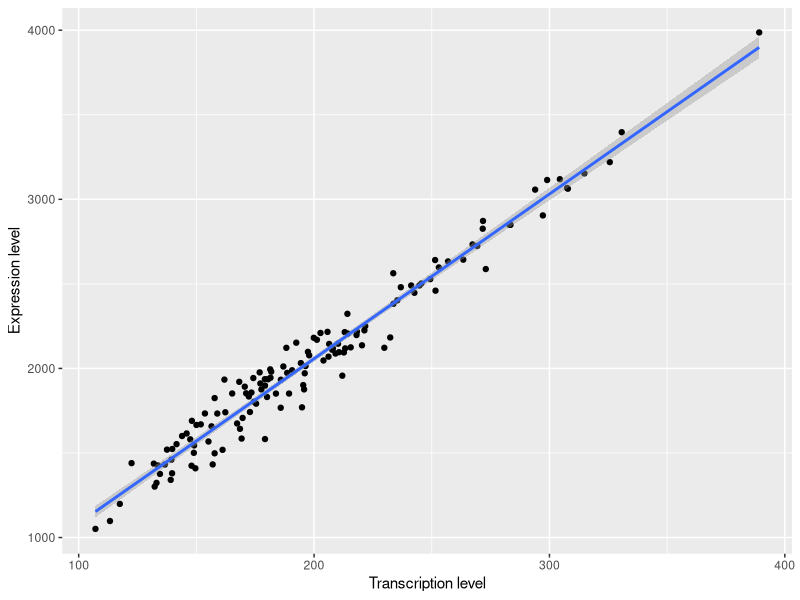
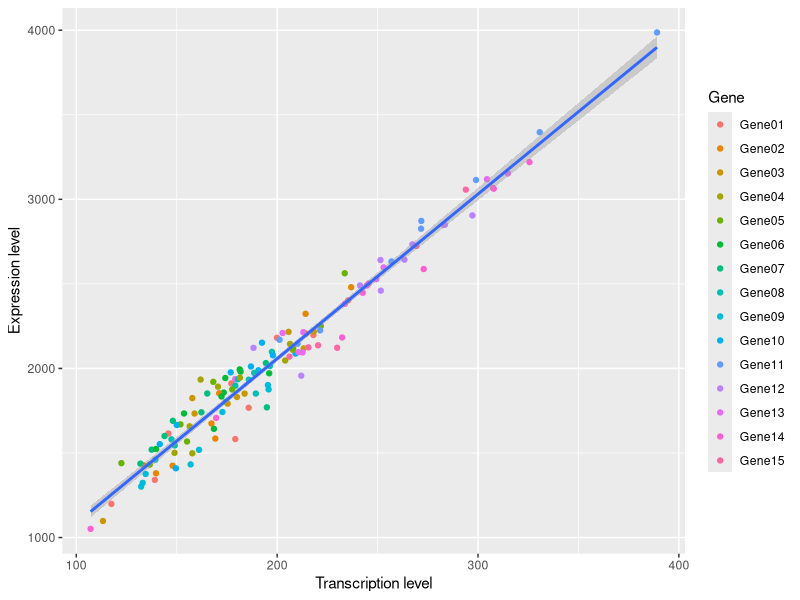
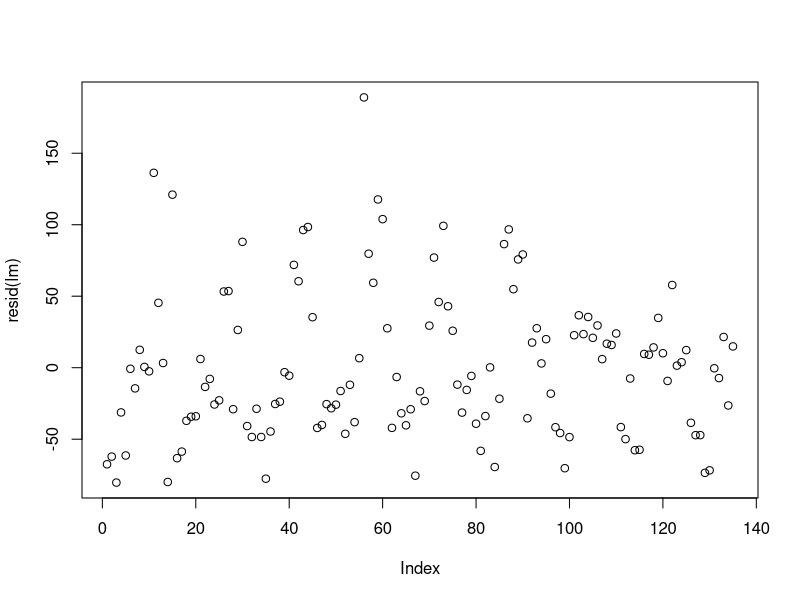
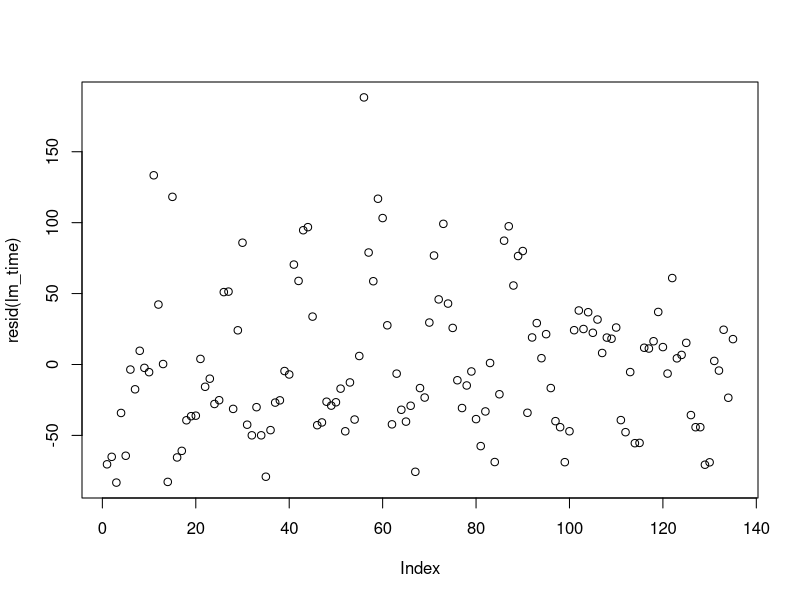
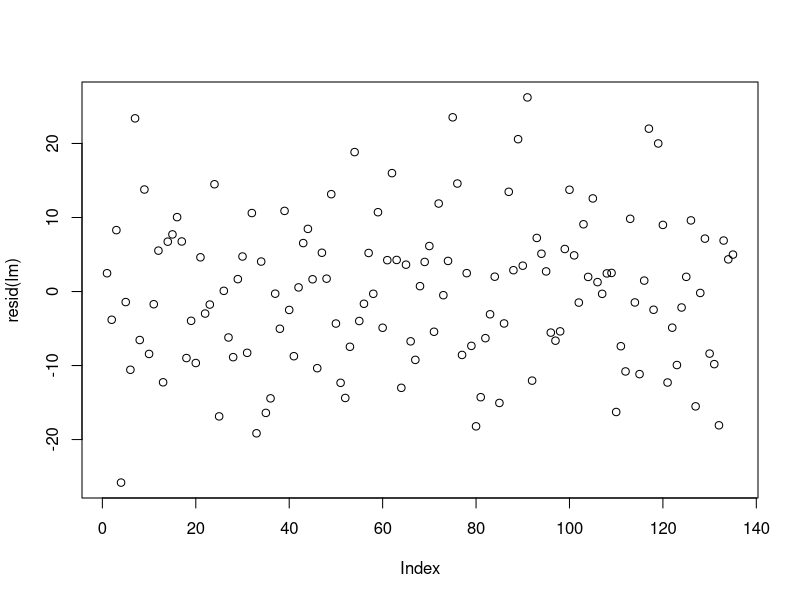

The R script that drew these images, in order:
## ---- chunk 1

knitr::opts_chunk$set(echo = TRUE)

library(ggplot2) # plotting library

## ---- chunk 2

# Load data
dummydata <- read.csv("Data/GeneExpressionData.csv", header = TRUE, sep = ",")

# Preview the data
head(dummydata)

## ---- chunk 3

# Use ggplot to create a scatter plot comparing transcriptions and expression levels
# Add a linear smooth line
ggplot(data = dummydata, aes(x = MeanCounts, y = MeanActivity)) +
  geom_point() +
  geom_smooth(method = "lm") +
  labs(x = "Transcription level",
       y = "Expression level") 

# Use scale_color_discrete to edit the name and labels for your legend
ggplot(data = dummydata, aes(x = MeanCounts, y = MeanActivity)) +
  geom_point(aes(color = GeneNames)) +
  geom_smooth(method = "lm") +
  labs(x = "Transcription level",
       y = "Expression level") +
  scale_color_discrete(name = "Gene")

## ---- chunk 4

# lm() function to fit the linear model to the data
lm = lm(formula = MeanCounts ~ MeanCountsTranscript, data = dummydata)

# Use summary to obtain the estimates for the parameters a and b, as well as the p-value
summary(lm)

# Plot the residuals to (visually) check that the assumptions are verified
# Here we use the plot() function instead of ggplot() so we do not have to 
# create a data.frame
plot(resid(lm))

## ---- chunk 5

# Linear regression



# Print summary



# Plot the residuals to (visually) check that the assumptions are verified



## ---- chunk 6

# Add a gene effect
lm_time = lm(formula = MeanCounts ~ MeanCountsTranscript + TimePoint, data = dummydata)

# Use summary to obtain the estimates for the parameters a and b, as well as the p-value
summary(lm_time)

# Plot the residuals to (visually) check that the assumptions are verified
plot(resid(lm_time))

# Compared the models with and without a time effect
# with the Akaike Information Criterion
AIC(lm, lm_time)
# The model without a time effect has a lower AIC, suggesting that
# adding the time effect does not improve the fit of the model

## ---- chunk 7

# Linear regression
lm = lm(formula = MeanCounts ~ MeanActivity, data = dummydata)

# Print summary
summary(lm)

# Plot the residuals to (visually) check that the assumptions are verified
plot(resid(lm))

